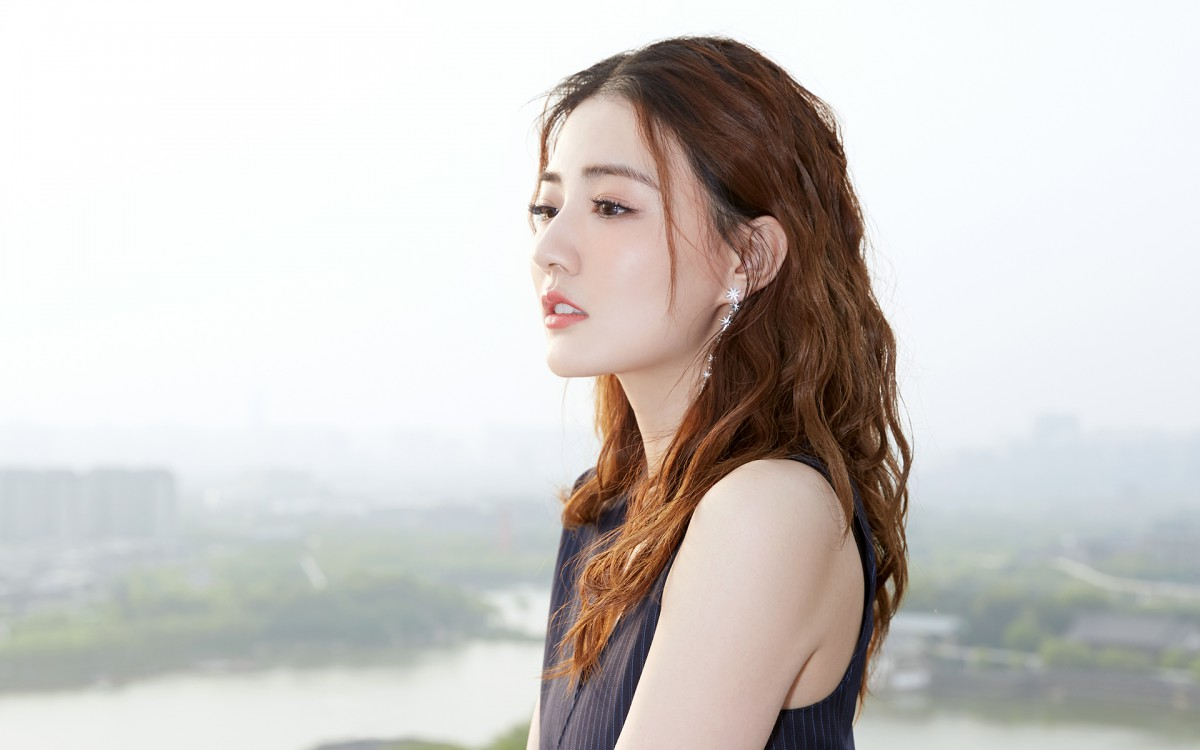
#> input picture img_code/img/xl_2.jpg, 1200 x 750 px
$ python img_9_match_Hough.py
#> lines starting #> are read from the running program, lines starting #| are printed output that depends on the picture; after the words box and inside, x2 and y2 are one past the last pixel; in counts of white or black regions, pixels touching at a corner belong together
# [32 lines of commented-out code are left out]
import cv2 as cv
import numpy as np
import matplotlib.pyplot as plt
# 1 读取图像，并转换为灰度图
planets = cv.imread("./img/xl_2.jpg")
#> planets is the input picture: shape (750, 1200, 3); mean B, G, R 199.8, 202.9, 206.7
gay_img = cv.cvtColor(planets, cv.COLOR_BGRA2GRAY)
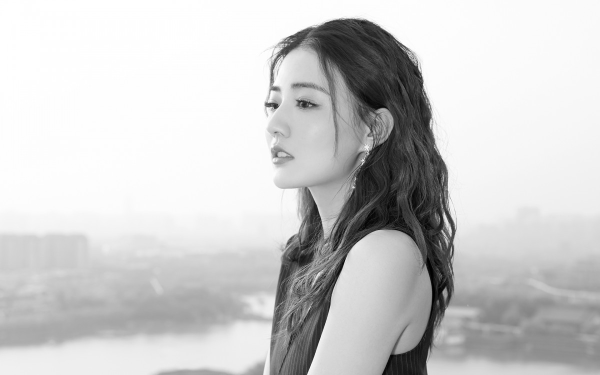
#> gay_img: shape (750, 1200) (shown at 1/2 size); min 0, max 255, mean 203.7
# 2 进行中值模糊，去噪点
img = cv.medianBlur(gay_img, 7)
# 3 霍夫圆检测
circles = cv.HoughCircles(img, cv.HOUGH_GRADIENT, 1, 200, param1=100, param2=30, minRadius=0, maxRadius=100)
#> circles = [[619.5, 157.5, 81.6], [604.5, 527.5, 42.9]]
# 4 将检测结果绘制在图像上
for i in circles[0, :]:  # 遍历矩阵每一行的数据
    # 绘制圆形
    cv.circle(planets, (i[0], i[1]), i[2], (0, 255, 0), 2)
    # 绘制圆心
    cv.circle(planets, (i[0], i[1]), 2, (0, 0, 255), 3)
#> this loop made 2 passes
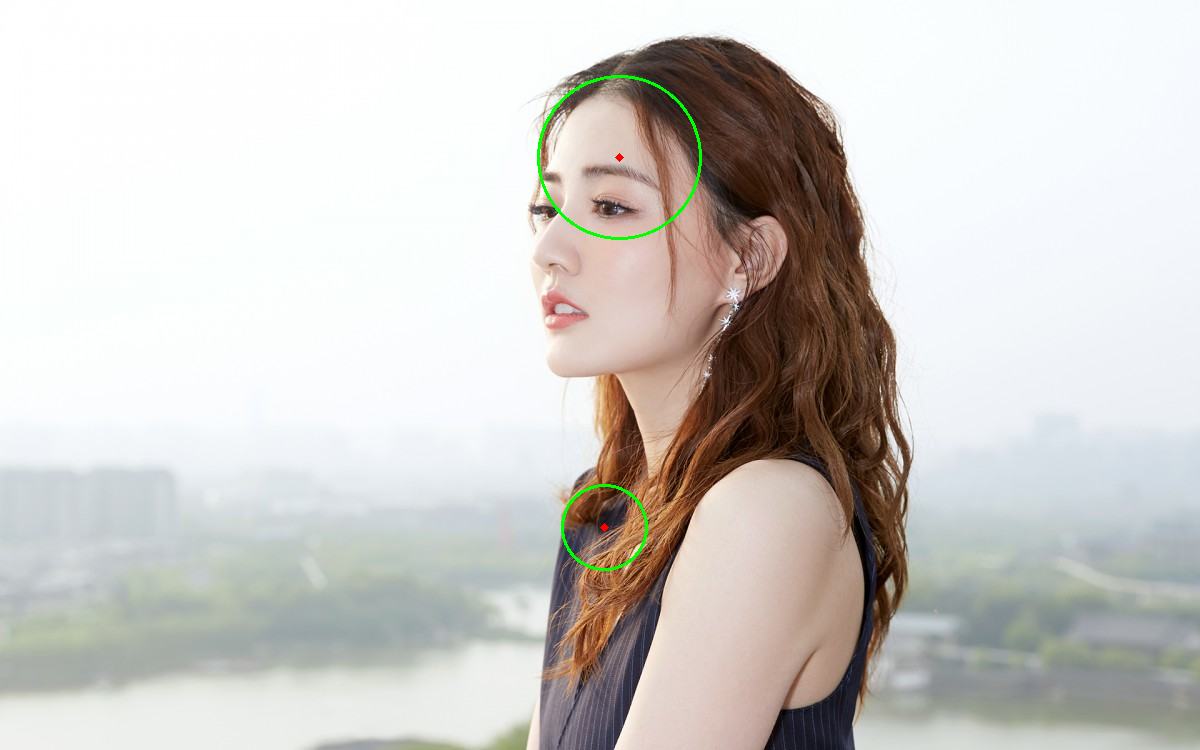
#> planets: shape (750, 1200, 3); 0.27% of pixels changed, all inside (x1, y1, x2, y2) = (537, 75, 702, 571)
# 5 图像显示
plt.figure(figsize=(10,8),dpi=100)
plt.imshow(planets[:,:,::-1]),plt.title('霍夫变换圆检测')
plt.xticks([]), plt.yticks([])
plt.show()

$ run again, with img_code/img/xl_5.jpg copied over img_code/img/xl_2.jpg
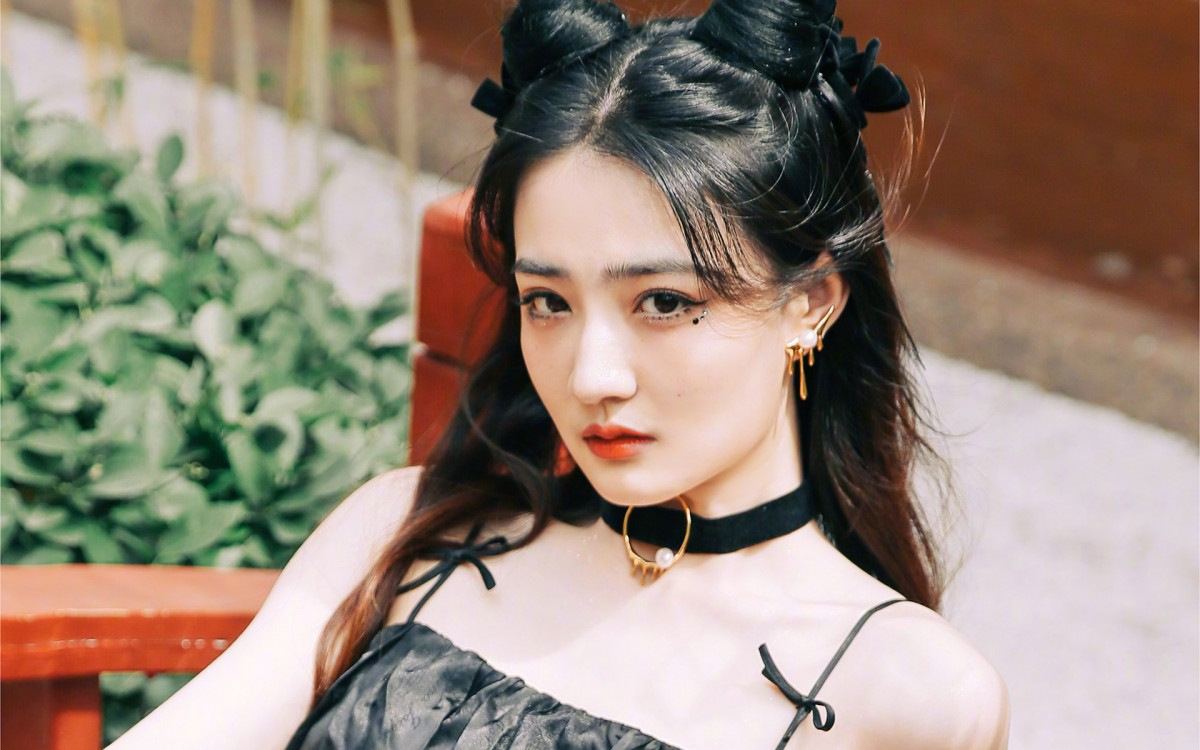
#> input picture img_code/img/xl_5.jpg, 1200 x 750 px
#> planets is the input picture: shape (750, 1200, 3); mean B, G, R 121.3, 135.1, 150.7
#> `gay_img = cv.cvtColor(planets, cv.COLOR_BGRA2GRAY)`:
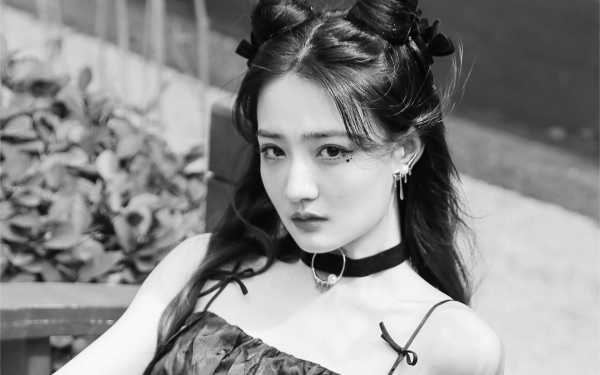
#> gay_img: shape (750, 1200) (shown at 1/2 size); min 1, max 255, mean 138.2
#> circles = [[600.5, 224.5, 87.3], [420.5, 722.5, 89.5], [803.5, 232.5, 81.7], [50.5, 441.5, 33.5], [661.5, 528.5, 34.9], [279.5, 466.5, 45.1], [720.5, 37.5, 28.6]]
#> the loop `for i in circles[0, :]:` made 7 passes
#> after the loop `for i in circles[0, :]:`:
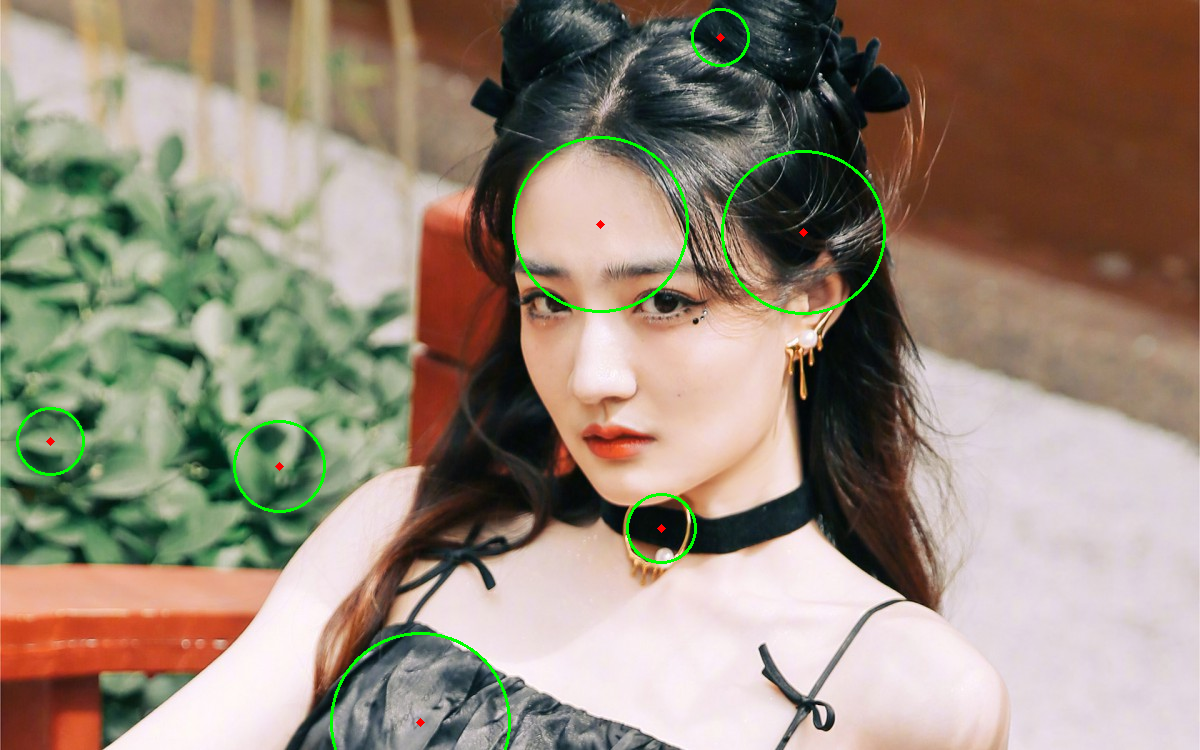
#> planets: shape (750, 1200, 3); 0.8% of pixels changed, all inside (x1, y1, x2, y2) = (16, 8, 886, 750)

$ run again, with img_code/img/xl_1.jpg copied over img_code/img/xl_2.jpg
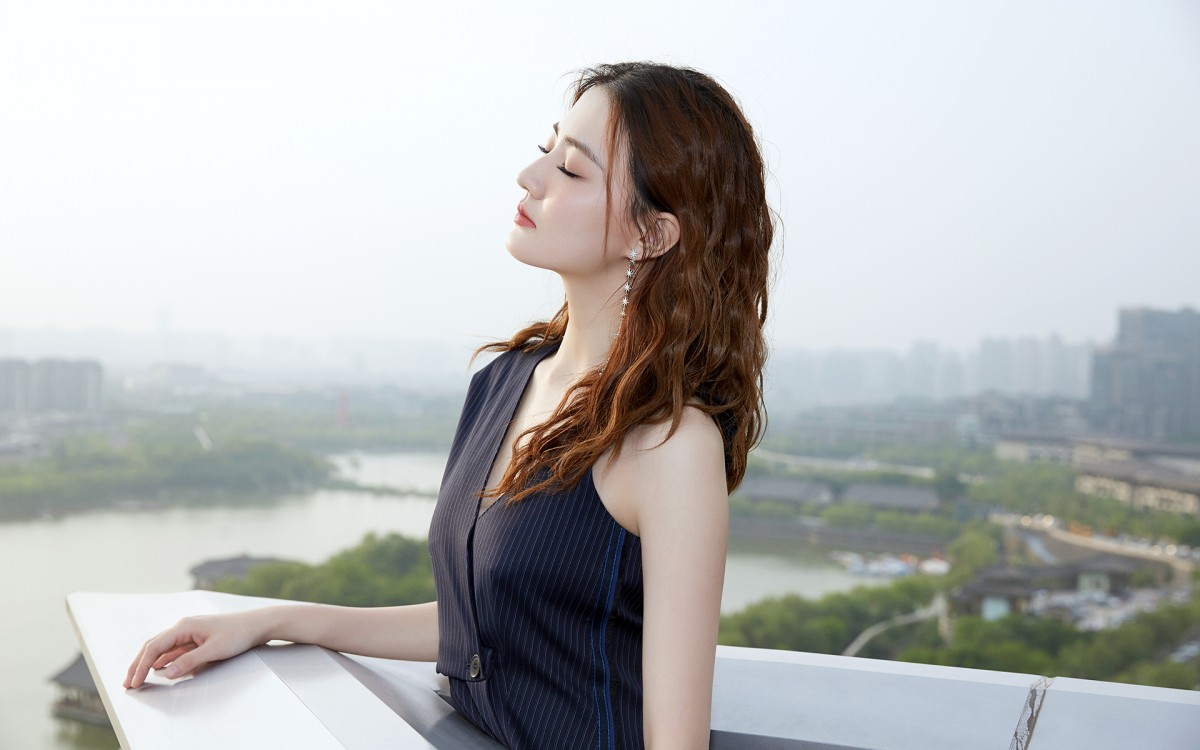
#> input picture img_code/img/xl_1.jpg, 1200 x 750 px
#> planets is the input picture: shape (750, 1200, 3); mean B, G, R 183.3, 183.6, 182.1
#> `gay_img = cv.cvtColor(planets, cv.COLOR_BGRA2GRAY)`:
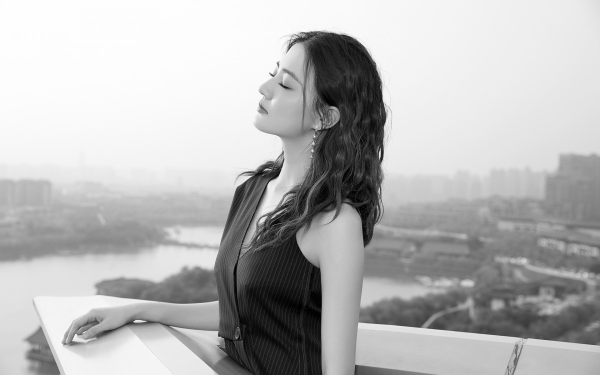
#> gay_img: shape (750, 1200) (shown at 1/2 size); min 0, max 255, mean 183.2
#> circles = [[556.5, 389.5, 68.6], [166.5, 667.5, 16.9]]
#> the loop `for i in circles[0, :]:` made 2 passes
#> after the loop `for i in circles[0, :]:`:
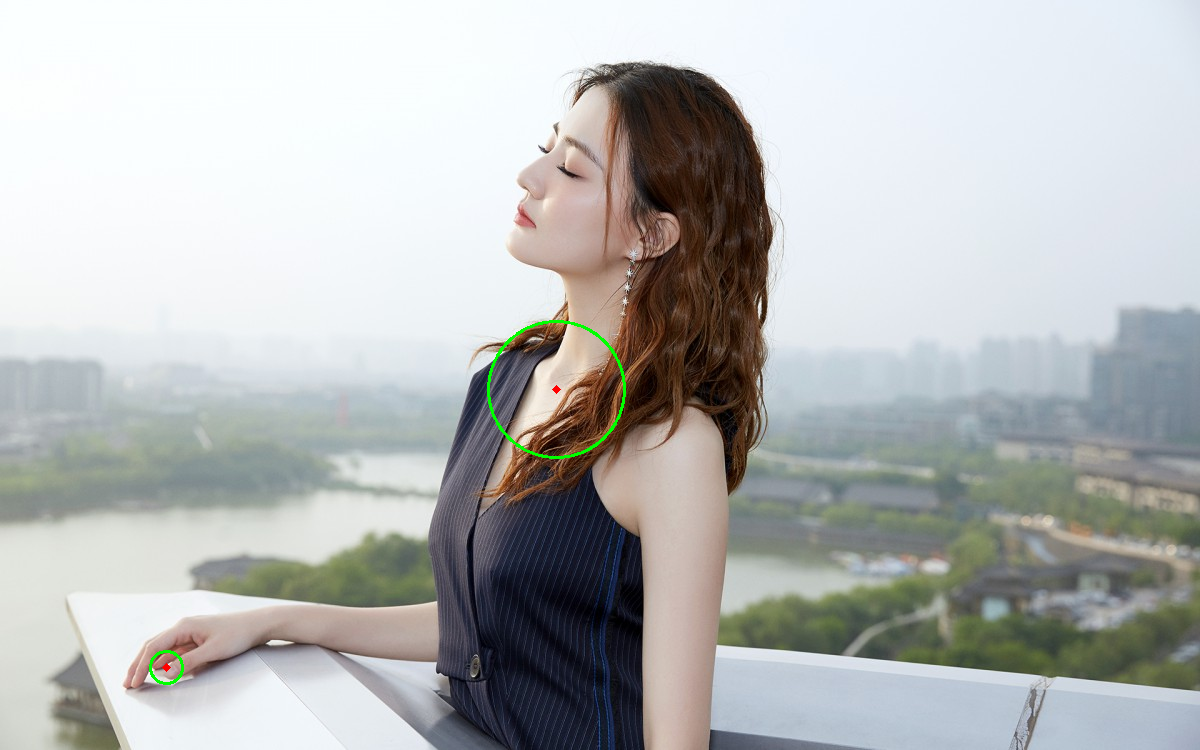
#> planets: shape (750, 1200, 3); 0.19% of pixels changed, all inside (x1, y1, x2, y2) = (149, 320, 626, 685)
